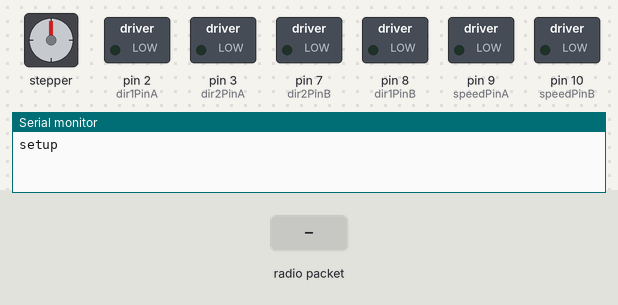
The sketch below on a simulated Arduino Uno, built with avr-gcc and run on an emulated ATmega328P. On the bench: stepper motor, switched loads named in the sketch (green lamp = pin HIGH), the last lines printed to the serial monitor. The test bench sets the inputs (shaded band). No radio packets arrive unless stated; stepper angles assume 200 steps per turn.

Above: at 1.2 s.
1.3 s: radio packet "l" arrives
At 4.0 s:
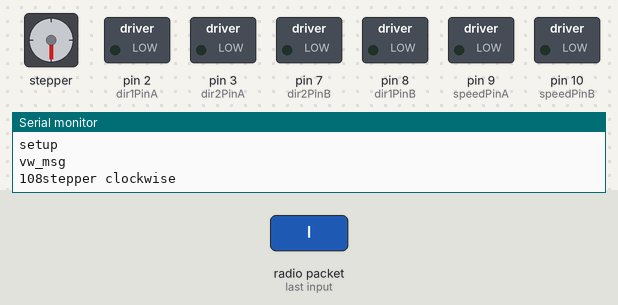
4.3 s: radio packet "f" arrives
At 4.7 s:
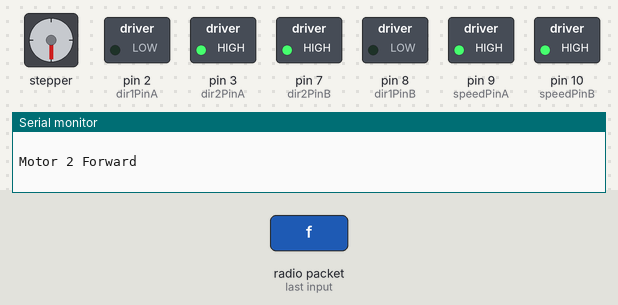
5.8 s: radio packet "b" arrives
At 7.0 s:
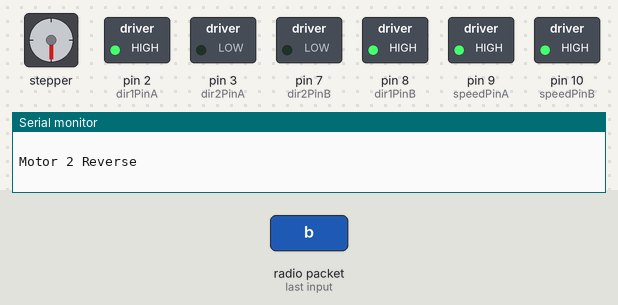
7.3 s: radio packet "r" arrives
At 7.45 s:
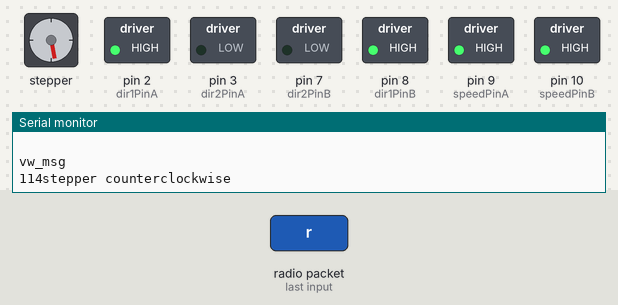
9.4 s: radio packet "l" arrives
At 11.4 s:
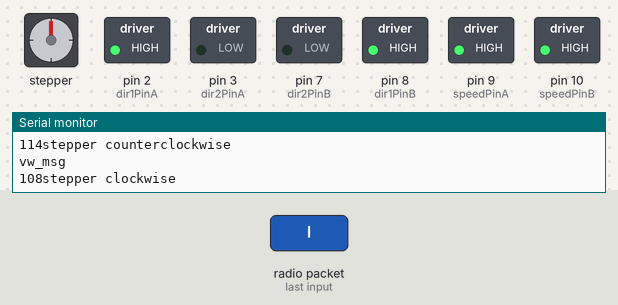
12.4 s: radio packet "f" arrives
At 13.2 s:
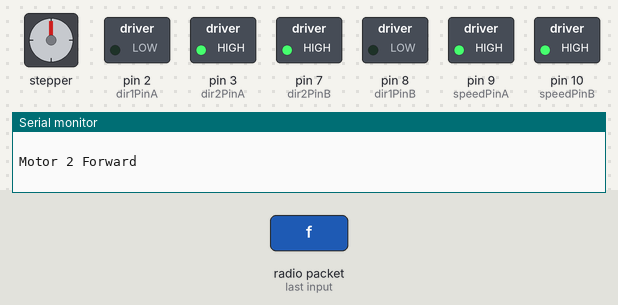
Timing chart, 0 to 14.9 s (numbered marks = the images above; inputs shaded):
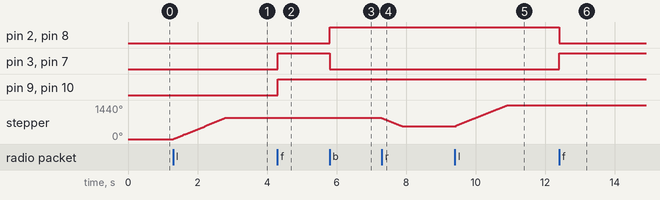

Measured:
- after the input at 1.3 s, stepper: turns 900° clockwise in 1.5 s, starting at once
- after the input at 4.3 s, pin 3 (dir2PinA), pin 7 (dir2PinB), pin 9 (speedPinA), pin 10 (speedPinB): LOW → HIGH at once
- after the input at 5.8 s, pin 2 (dir1PinA), pin 8 (dir1PinB): LOW → HIGH at once; pin 3 (dir2PinA), pin 7 (dir2PinB): HIGH → LOW at once
- after the input at 7.3 s, stepper: turns 360° counter-clockwise in 0.61 s, starting at once
- after the input at 9.4 s, stepper: turns 900° clockwise in 1.5 s, starting at once
- after the input at 12.4 s, pin 2 (dir1PinA), pin 8 (dir1PinB): HIGH → LOW at once; pin 3 (dir2PinA), pin 7 (dir2PinB): LOW → HIGH at once

The sketch:

final_motor11.ino
```cpp
#include <VirtualWire.h>
#include <Stepper.h>

const int stepsPerRevolution = 200;  // change this to fit the number of steps per revolution
// for your motor

// initialize the stepper library on pins 8 through 11:
Stepper myStepper(stepsPerRevolution, 5,6,11,12);

// Motor 1
int dir1PinA = 2;
int dir2PinA = 3;
int speedPinA = 9; // Needs to be a PWM pin to be able to control motor speed

// Motor 2
int dir1PinB = 8;
int dir2PinB = 7;
int speedPinB = 10; // Needs to be a PWM pin to be able to control motor speed

int motorPin[] = {
  2, 3, 8, 7, 9, 10};//array for storing pin nos

void setup()
{
  Serial.begin(9600);	// Debugging only
  Serial.println("setup");

  //  pinMode(VCC,OUTPUT);
  //  pinMode(GND,OUTPUT);
  //  digitalWrite(VCC,HIGH);
  //  digitalWrite(GND,LOW);

  // Initialise the IO and ISR
  vw_setup(2000);	 // Bits per sec
  vw_set_rx_pin(4);//Receiver at Digital Pin 2
  vw_rx_start();// Start the receiver PLL running
  // Serial.println("setup");
  /*
  for (int i = 0; i < 6; i++)
   {
   pinMode(motorPin[i], OUTPUT);
   //Serial.println("pinmode");
   }*/

  //This is basically what the for loop does :-
  pinMode(dir1PinA,OUTPUT);
  pinMode(dir2PinA,OUTPUT);
  pinMode(speedPinA,OUTPUT);
  pinMode(dir1PinB,OUTPUT);
  pinMode(dir2PinB,OUTPUT);
  pinMode(speedPinB,OUTPUT);

  // set the stepper motor speed :
  myStepper.setSpeed(100);

}

void loop()
{
  //Serial.println("loop");
  uint8_t buf[VW_MAX_MESSAGE_LEN];
  uint8_t buflen = VW_MAX_MESSAGE_LEN;
  //Serial.println("-------------------------------------");
  //delay(500);

  if (vw_get_message(buf, &buflen)) // Non-blocking
  {
    Serial.println("vw_msg");
    int i;

    digitalWrite(13, true); // Flash a light to show received good message
    // Message with a good checksum received, dump it.

    for (i = 0; i < buflen; i++)
    {
      Serial.print(buf[i]);

      if(buf[i] == 'f')
      {
        forward();//go forward when f is pressed
      }
      if(buf[i] == 'b')
      {
        backward();//go backward when b is pressed
      }
      if(buf[i] == 'x')
      {
        stopMotor();//stop/brake when s is pressed
      }
      if(buf[i] == 'l')
      {
        stepperXpand();//go left when l is presed
      }
      if(buf[i] == 'r')
      {
        stepperContract();//go right when r is pressed
      }

    }//close for loop

    digitalWrite(13, false);

  }//close main if
}//close loop
//you can print the data entered when debugging by adding Serial.println

////////////////////////////////////////////////////////////////////////////////////////

//set of functions
void forward()
{
  Serial.println("forward");
  analogWrite(speedPinA, 255);//Sets speed variable via PWM
  digitalWrite(dir1PinA, LOW);
  digitalWrite(dir2PinA, HIGH);
  Serial.println("Motor 1 Forward"); // Prints out “Motor 1 Forward” on the serial monitor
  Serial.println("   "); // Creates a blank line printed on the serial monitor
  analogWrite(speedPinB, 255);
  digitalWrite(dir1PinB, LOW);
  digitalWrite(dir2PinB, HIGH);
  Serial.println("Motor 2 Forward");
  Serial.println("   ");
}


void backward()
{
  Serial.println("backward");
  analogWrite(speedPinA, 255);
  digitalWrite(dir1PinA, HIGH);
  digitalWrite(dir2PinA, LOW);
  Serial.println("Motor 1 Reverse");
  Serial.println("   ");
  analogWrite(speedPinB, 255);
  digitalWrite(dir1PinB, HIGH);
  digitalWrite(dir2PinB, LOW);
  Serial.println("Motor 2 Reverse");
  Serial.println("   ");
}

void stepperXpand()
{
  // step one revolution  in one direction:
  Serial.println("stepper clockwise");
  myStepper.step(500);
  delay(500);
}

void stepperContract()
{
  Serial.println("stepper counterclockwise");
  myStepper.step(-200);
  delay(500);
}

void stopMotor()
{
  Serial.println("stop");
  analogWrite(speedPinA, 0);
  digitalWrite(dir1PinA, LOW);
  digitalWrite(dir2PinA, LOW);
  Serial.println("Motor 1 Stop");
  Serial.println("   ");
  analogWrite(speedPinB, 0);
  digitalWrite(dir1PinB, LOW);
  digitalWrite(dir2PinB, LOW);
  Serial.println("Motor 2 Stop");
  Serial.println("   ");
}
//End Of Code
```
